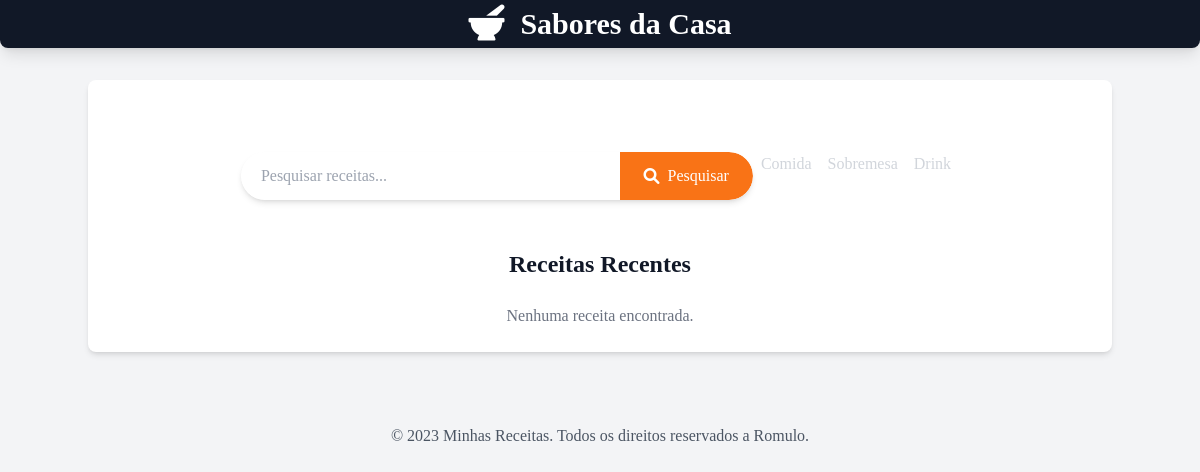
The app's page /, older data.
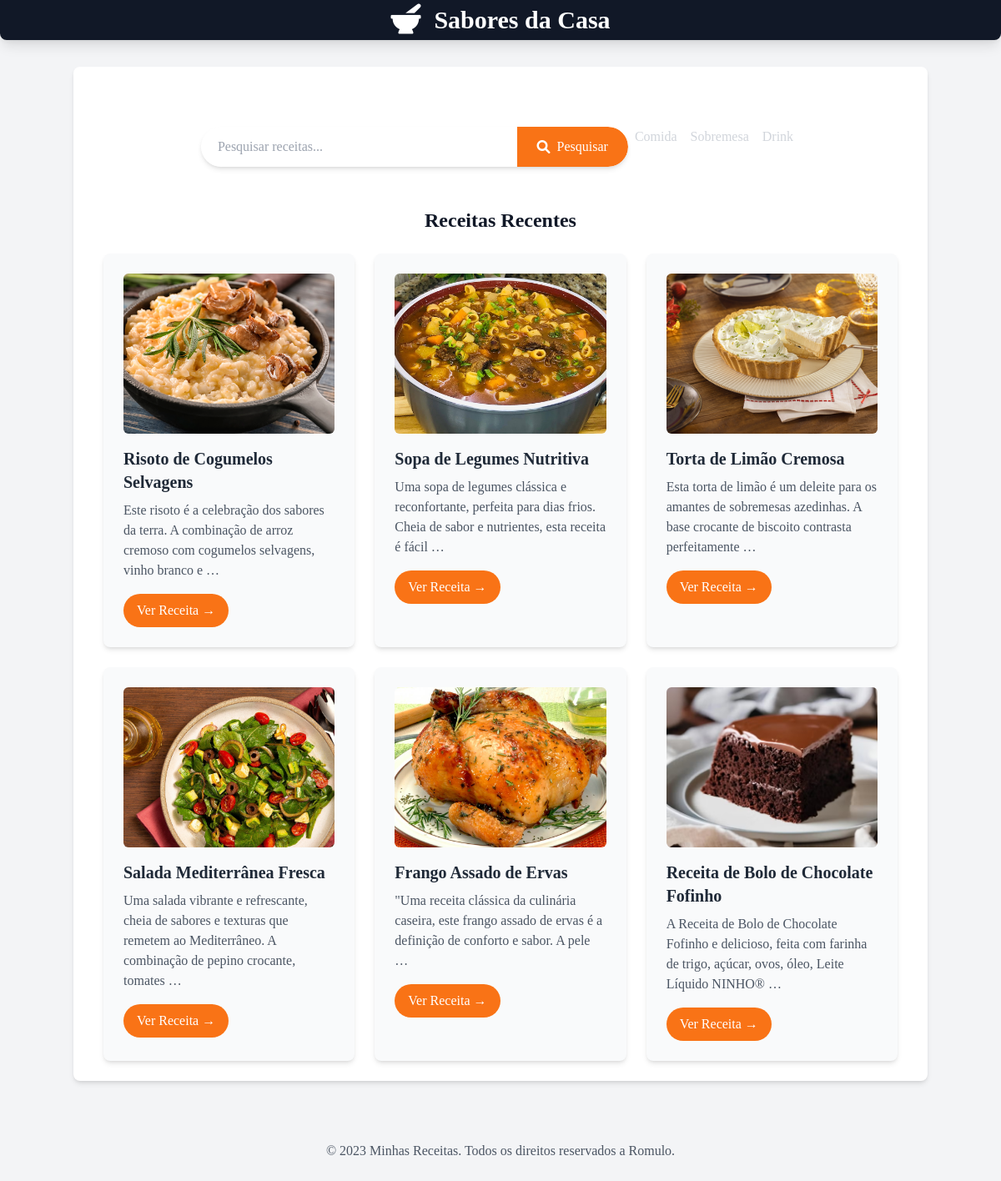
The same page, newer data.
### receitas/models.py (models this page shows, shortened)
class Receita(models.Model):
    CATEGORIAS = [
        ('comida', 'Comida'),
        ('sobremesa', 'Sobremesa'),
        ('drink', 'Drink'),
    ]
    title = models.CharField('Título', max_length=200)
    description = models.TextField('Descrição')
    ingredients = models.TextField('Ingredientes')
    instructions = models.TextField('Modo de Preparo')
    image = models.ImageField(upload_to='receitas/images/', null=True, blank=True)
    categoria = models.CharField('Categoria', max_length=50, choices=CATEGORIAS, default='comida')
    created_at = models.DateTimeField(auto_now_add=True)
    updated_at = models.DateTimeField(auto_now=True)
    class Meta:
        verbose_name = "Receita"
        verbose_name_plural = "Receitas"
        ordering = ['-created_at'] #ordena as receitas da mais nova para a mais antiga

### receitas/views.py (the view)
# urls.py: 2. Add a URL to urlpatterns:  path('', views.home, name='home')
def home(request, categoria_slug=None):
    if categoria_slug:
        categoria_selecionada = categoria_slug
        receitas = Receita.objects.filter(categoria__slug=categoria_slug)
    else:
        categoria_selecionada = 'all'  # Use uma string mais amigável, como 'todas'
        receitas = Receita.objects.all()
    categorias_choices = ['comida', 'sobremesa', 'drink']
    context = {
        'receitas': receitas,
        'categoria_selecionada': categoria_selecionada,
        'categorias_choices': categorias_choices,
    }
    return render(request, 'home.html', context)

### receitas/templates/home.html (shortened to what this page needs)
{% extends 'receitas/base.html' %}
{% block content %}
    <section class="container mx-auto mt-8 p-4 flex justify-center">
        <form method="get"
              action="{% url 'pesquisar_receitas' %}"
              class="w-full max-w-lg flex bg-white rounded-full shadow-md overflow-hidden">
            <input
                type="text"
                name="q"
                placeholder="Pesquisar receitas..."
                class="flex-grow p-3 text-gray-700 focus:outline-none focus:ring-2 focus:ring-orange-500 rounded-l-full pl-5">
            <button
                type="submit"
                class="bg-orange-500 hover:bg-orange-600 text-white p-3 px-6 rounded-r-full ransition duration-200 ease-in-out flex items-center justify-center">
                    <i class="fas fa-search mr-2"></i>Pesquisar
            </button>
        </form>
        {% for categoria in categorias_choices %}
                <a href="{% url 'categoria' categoria %}" class="text-gray-300 hover:text-white mx-2">{{ categoria|capfirst }}</a>
            {% endfor %}
    </section>
<h2 class="text-2xl font-semibold mb-6 text-center mt-8">Receitas Recentes</h2>
    <div class="flex flex-wrap justify-center gap-6">
        {% for receita in receitas %}
        <div class="w-full sm:w-[calc(50%-1.5rem)] lg:w-[calc(33.333%-1.5rem)] bg-gray-50 p-6 rounded-lg shadow-md hover:shadow-lg transition-shadow duration-300 ease-in-out">
            {% if receita.image %}
            <img src="{{ receita.image.url }}" alt="Imagem de {{ receita.title }}" class="w-full h-48 object-cover rounded-md mb-4" />
            {% endif %}
            <h3 class="text-xl font-bold mb-2 text-gray-800">{{ receita.title }}</h3>
            <p class="text-gray-600 mb-4">{{ receita.description|truncatewords:20 }}</p>
            <a href="{% url 'receita_detail' receita.id %}" class="inline-block bg-orange-500 hover:bg-orange-600 text-white font-senibold py-2 px-4 rounded-full transition-colors duration-300">
                Ver Receita &rarr;
            </a>
        </div>
        {% empty %}
        <p class="text-center text-gray-500 col-span-full">Nenhuma receita encontrada.</p>
        {% endfor %}
    </div>
{% endblock %}

### receitas/templates/receitas/base.html (shortened to what this page needs)
<!DOCTYPE html>
<html lang="pt-br">
<head>
    <script src="https://cdn.tailwindcss.com"></script>
    <link rel="stylesheet" href="https://cdnjs.cloudflare.com/ajax/libs/font-awesome/6.0.0-beta3/css/all.min.css">
</head>
<body class="bg-gray-100 text-gray-900">
    <header class="bg-gray-900 text-white p-6 shadow-lg rounded-b-lg">
        <div class="container mx-auto relative flex items-center justify-between">
            <div class="absolute inset-0 flex items-center justify-center">
                <div class="flex items-center">
                    <div class="text-4xl mr-4">
                        <i class="fas fa-mortar-pestle"></i>
                    </div>
                    <a href="../home.html"><h1  class="text-3xl font-bold">Sabores da Casa</h1></a>
                </div>
            </div>
    </header>
    <main class="container mx-auto p-6 mt-8 bg-white rounded-lg shadow-md">
        {% block content %}
        {% endblock %}
    </main>
    <footer class="mt-12 p-6 text-center text-gray-600">
        <p>&copy; 2023 Minhas Receitas. Todos os direitos reservados a Romulo.</p>
    </footer>
</body>
</html>

### receitas/templates/receitas/base.html (style rules this page uses)
body { font-family: 'Inter, sans-serif'; }

Row changes from the older to the newer data that the page shows:
added Receita: image (picture), title "Risoto de Cogumelos Selvagens", description "Este risoto é a celebração dos sabores da terra. A combinação de arroz cremoso com cogumelos selvagens, vinho branco e …"
added Receita: image (picture), title "Sopa de Legumes Nutritiva", description "Uma sopa de legumes clássica e reconfortante, perfeita para dias frios. Cheia de sabor e nutrientes, esta receita é fácil …"
added Receita: image (picture), title "Torta de Limão Cremosa", description "Esta torta de limão é um deleite para os amantes de sobremesas azedinhas. A base crocante de biscoito contrasta perfeitamente …"
added Receita: image (picture), title "Salada Mediterrânea Fresca", description "Uma salada vibrante e refrescante, cheia de sabores e texturas que remetem ao Mediterrâneo. A combinação de pepino crocante, tomates …"
added Receita: image (picture), title "Frango Assado de Ervas", description "\"Uma receita clássica da culinária caseira, este frango assado de ervas é a definição de conforto e sabor. A pele …"
added Receita: image (picture), title "Receita de Bolo de Chocolate Fofinho", description "A Receita de Bolo de Chocolate Fofinho e delicioso, feita com farinha de trigo, açúcar, ovos, óleo, Leite Líquido NINHO® …"
Text that changed along with them:
text no longer shown: "Nenhuma receita encontrada."
